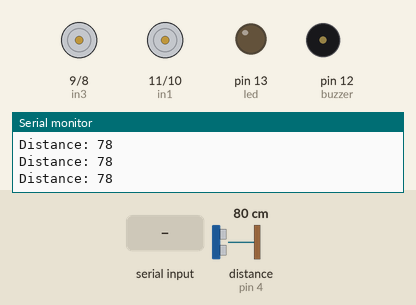
Recording of a sketch running on a simulated Arduino Uno, built with avr-gcc and run on an emulated ATmega328P. Parts: motor-driver pin pairs drawn as motors (green arrow = first pin HIGH = forward, orange = second pin HIGH = backward, longer = more drive), output pins drawn as LEDs (lit = HIGH), buzzer (waves = sounding), the last lines printed to the serial monitor. Wiring (inferred from the names in the program): ultrasonic range finder: trigger pin 5; echo pin 4. Dashed ring = blinking. Inputs (shaded band) come from the test bench; at power-on: distance to the obstacle (sensor on pin 4) 80 cm. The echo pulse lasts 58.3 µs per cm; pins used as bus, display or sensor lines are not drawn.

Above: at 1.8 s.
1.9 s: "1" received over Serial
At 2.3 s:
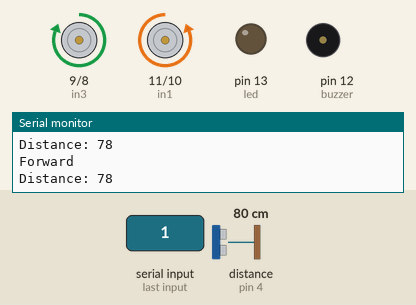
3.4 s: distance to the obstacle (sensor on pin 4) set to 5 cm
6.4 s: distance to the obstacle (sensor on pin 4) set to 2 cm
At 6.68 s:
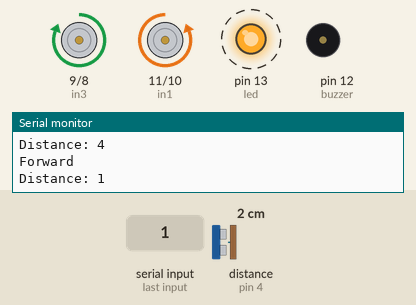
9.4 s: "2" received over Serial
At 9.69 s:
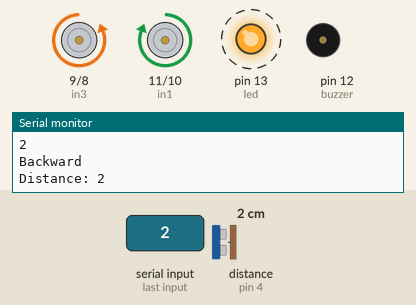
12.4 s: "3" received over Serial
At 12.7 s:
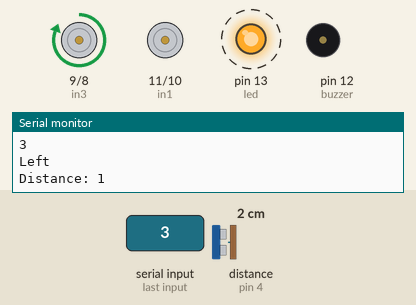
15.4 s: "4" received over Serial
At 15.71 s:
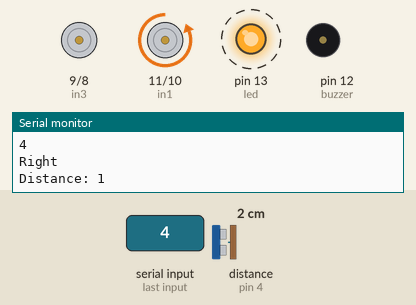
Timing chart, 0 to 19.4 s (numbered marks = the images above; inputs shaded):
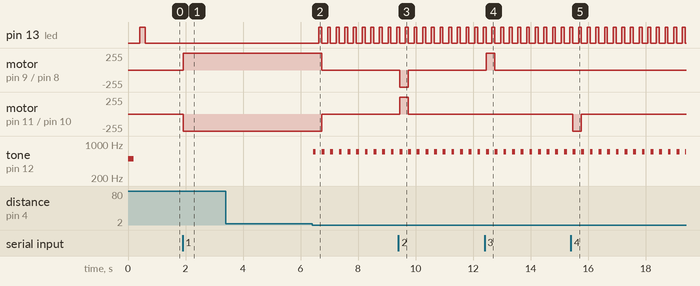

The sketch:

OceanSaver.ino
```cpp
#include <SoftwareSerial.h>
SoftwareSerial BTserial(1, 0 );
char data=0;
long duration;
int distance,f;
int buzzer=12;
int led = 13;
const int in1=11;
const int in2=10;
const int in3=9;
const int in4=8;
const int trigPin = 5;
const int echoPin = 4;

void setup() {
pinMode(led, OUTPUT);
pinMode(trigPin, OUTPUT); // Sets the trigPin as an Output
pinMode(echoPin, INPUT); // Sets the echoPin as an Input
Serial.begin(9600); // Starts the serial communication
BTserial.begin(9600);   //Sets the baud for serial data transmission       1
    pinMode(in1,OUTPUT);
    pinMode(in2,OUTPUT);
    pinMode(in3,OUTPUT);
    pinMode(in4,OUTPUT);
    pinMode(led, OUTPUT);
    buzz();
    digitalWrite(led, HIGH);
    delay(200);
    digitalWrite(led, LOW);
}
void loop() {
while (Serial.available() > 0)
  {
  data = Serial.read();
  Serial.println(data);
  }


       if(data=='1')
       {
         forward();
      }
      else if(data=='2')
      {
          backward();
      }
      else if(data=='3')
      {
         left();
      }
      else if(data=='4')
      {
        right();
      }
      else if(data=='5')
      {
        Break();
      }
digitalWrite(trigPin, LOW);
delayMicroseconds(2);
digitalWrite(trigPin, HIGH);
delayMicroseconds(10);
digitalWrite(trigPin, LOW);
duration = pulseIn(echoPin, HIGH);
distance= duration*0.034/2;
Serial.print("Distance: ");
Serial.println(distance);

if (distance<=2){
  buzz1();
  light();
  Break();
  data=0;
}
}
void forward(){
  Serial.println("Forward");
  digitalWrite(in2,HIGH);
  digitalWrite(in3,HIGH);
  digitalWrite(in4,LOW);
  digitalWrite(in1,LOW);
}
void backward(){
  Serial.println("Backward");
  digitalWrite(in1,HIGH);
  digitalWrite(in4,HIGH);
  digitalWrite(in2,LOW);
  digitalWrite(in3,LOW);
}
void left(){
  Serial.println("Left");
  digitalWrite(in3,HIGH);
  digitalWrite(in2,LOW);
  digitalWrite(in1,LOW);
  digitalWrite(in4,LOW);
}
void right(){
  Serial.println("Right");
  digitalWrite(in2,HIGH);
  digitalWrite(in3,LOW);
  digitalWrite(in4,LOW);
  digitalWrite(in1,LOW);
}
void Break(){
  Serial.println("Break");
  digitalWrite(in1,LOW);
  digitalWrite(in2,LOW);
  digitalWrite(in3,LOW);
  digitalWrite(in4,LOW);
}
void buzz(){
  tone(buzzer,500);
  delay(200);
  noTone(buzzer);
  delay(200);
}
void buzz1(){
  tone(buzzer,700);
  delay(100);
  noTone(buzzer);
  delay(100);

}
void light(){
  digitalWrite(led, HIGH);
  delay(100);
  digitalWrite(led, LOW);

}
```

Measured:
- the behaviour switches between 4 and 3 cm on distance to the obstacle (sensor on pin 4) (found by bisection; images 1 and 2)
- after the input at 1.9 s, motor on pin 9 (in3) / pin 8 (in4): stopped → forward 255/255 at once; motor on pin 11 (in1) / pin 10 (in2): stopped → backward 255/255 at once
- after the input at 6.4 s, pin 13 (led): alternates HIGH for 0.10 s and LOW for 0.20 s, starting after 0.24 s; motor on pin 9 (in3) / pin 8 (in4): forward 255/255 → stopped after 0.34 s
- after the input at 9.4 s, motor on pin 9 (in3) / pin 8 (in4): stopped → backward 255/255 at once, → stopped 0.30 s later; motor on pin 11 (in1) / pin 10 (in2): stopped → forward 255/255 at once, → stopped 0.30 s later
- after the input at 12.4 s, motor on pin 9 (in3) / pin 8 (in4): stopped → forward 255/255 after 0.05 s, → stopped 0.30 s later
- after the input at 15.4 s, motor on pin 11 (in1) / pin 10 (in2): stopped → backward 255/255 after 0.06 s, → stopped 0.30 s later
